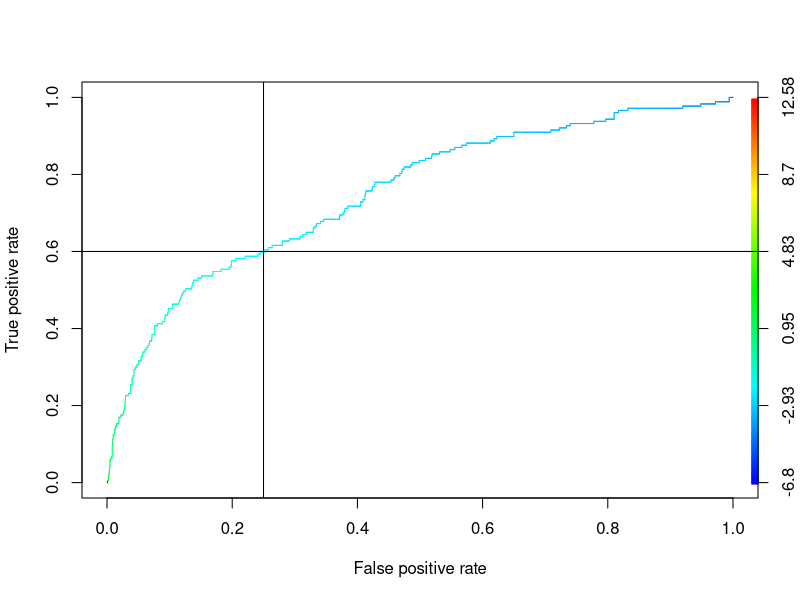

Recreate this plot in R.
# Final Exam - PREDICTING BANK TELEMARKETING SUCCESS

rm(list = ls())

# Problem 1 - Loading the Data

bank <- read.csv("bank.csv")
str(bank)
mean(bank$age)

# Problem 2 - Call Durations by Job

# Build a boxplot that shows the call duration distributions over different jobs. Which three jobs have the longest average call durations? (if it's hard to see from the boxplot, use tapply function.)

table(bank$job)
tapply(bank$duration, bank$job, mean)

# Problem 3 - Multicolinearity


cor(bank[,unlist(lapply(bank, is.numeric))])

# Problem 4 - Splitting into a Training and Testing Set

set.seed(201)
library(caTools)
spl = sample.split(bank$y, 0.7)

# Problem 5 - Training a Logistic Regression Model
train <- subset(bank, spl == T)
test <-  subset(bank, spl == F)
glm <- glm(y ~ age + job + marital + education + default + housing + loan + contact + month + day_of_week + campaign + pdays + previous + poutcome + emp.var.rate + cons.price.idx + cons.conf.idx, data = train, family="binomial")
summary(glm)

# Problem 6 - Interpreting Model Coefficients

# When the month is March, the odds of subscribing to the product are 261.8% higher than an otherwise identical contact.
exp(1.286e+00) - 1

# Problem 7 - Obtaining Test Set Predictions

PredictTest <- predict(glm, newdata = test)
summary(PredictTest)
table(test$y, as.numeric(PredictTest >= 0.5))
which.max(table(train$y))

# Problem 8 - Computing Test-Set AUC

library(ROCR)
ROCRpred <- prediction(PredictTest, test$y)
as.numeric(performance(ROCRpred, "auc")@y.values)

# Problem 9 - Interpreting AUC

# The proportion of the time the model can differentiate between a randomly selected month during which the federal funds were raised and a randomly selected month during which the federal funds were not raised 

# Problem 10 - ROC Curves

# Which logistic regression threshold is associated with the upper-right corner of the ROC plot (true positive rate 1 and false positive rate 1)?

# 0

# Problem 11 - ROC Curves

#Plot the colorized ROC curve for the logistic regression model's performance on the test set. At roughly which logistic regression cutoff does the model achieve a true positive rate of 60% and a false positive rate of 25%?

logicPerf <- performance(ROCRpred,"tpr","fpr")
plot(logicPerf, colorize=TRUE)
abline(v=0.25,h=0.6)
